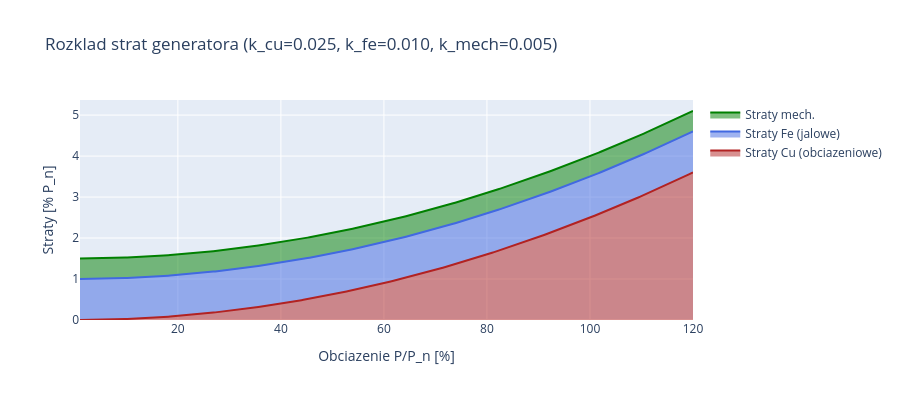

Notebook code for this chart:
### Markdown cell above
### Rozklad strat generatora

**Prompt do LLM:**
> *"Pokaz jak straty Cu, Fe i mech. zmieniaja sie z obciazeniem (warstwowo, fill).
> Uzyj k_cu=0.025, k_fe=0.010, k_mech=0.005."*

**Uzyte funkcje:** inline (rozkladowi przyswiadcza tylko numpy)

### Code cell
k_cu, k_fe, k_mech = 0.025, 0.010, 0.005

loss_cu = k_cu * P_ratio**2 * 100    # %
loss_fe = np.full_like(P_ratio, k_fe * 100)
loss_mech = np.full_like(P_ratio, k_mech * 100)

fig = go.Figure()
fig.add_trace(go.Scatter(x=P_ratio*100, y=loss_cu, mode='lines',
    name='Straty Cu (obciazeniowe)', fill='tozeroy',
    line=dict(color='firebrick')))
fig.add_trace(go.Scatter(x=P_ratio*100, y=loss_cu + loss_fe, mode='lines',
    name='Straty Fe (jalowe)', fill='tonexty',
    line=dict(color='royalblue')))
fig.add_trace(go.Scatter(x=P_ratio*100, y=loss_cu + loss_fe + loss_mech, mode='lines',
    name='Straty mech.', fill='tonexty',
    line=dict(color='green')))

fig.update_layout(
    title='Rozklad strat generatora (k_cu=0.025, k_fe=0.010, k_mech=0.005)',
    xaxis_title='Obciazenie P/P_n [%]',
    yaxis_title='Straty [% P_n]',
    height=400, hovermode='x unified',
)
fig.show()

### Figure 1 — Plotly figure (JSON) as saved in the notebook; plotly's stock layout.template omitted (floating-point values rounded to 4 significant figures; data arrays with more than 128 entries replaced by an {"elided": "..."} marker saying what was removed)
{"data": [{"fill": "tozeroy", "line": {"color": "firebrick"}, "mode": "lines", "name": "Straty Cu (obciazeniowe)", "type": "scatter", "x": {"elided": "300 float values"}, "y": {"elided": "300 float values"}}, {"fill": "tonexty", "line": {"color": "royalblue"}, "mode": "lines", "name": "Straty Fe (jalowe)", "type": "scatter", "x": {"elided": "300 float values"}, "y": {"elided": "300 float values"}}, {"fill": "tonexty", "line": {"color": "green"}, "mode": "lines", "name": "Straty mech.", "type": "scatter", "x": {"elided": "300 float values"}, "y": {"elided": "300 float values"}}], "layout": {"height": 400, "hovermode": "x unified", "title": {"text": "Rozklad strat generatora (k_cu=0.025, k_fe=0.010, k_mech=0.005)"}, "xaxis": {"title": {"text": "Obciazenie P/P_n [%]"}}, "yaxis": {"title": {"text": "Straty [% P_n]"}}}}
